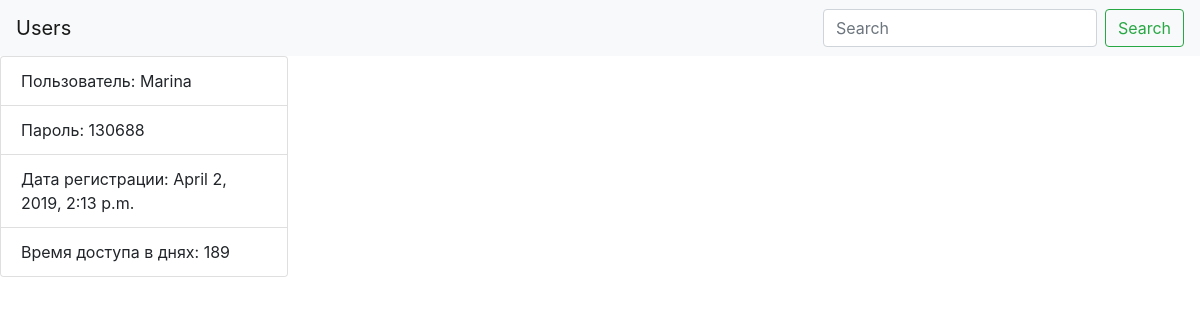
/users_list/16/, run on the app's committed database.
### user/models.py (models this page shows, shortened)
class User(models.Model):
    name=models.CharField(max_length=150, db_index=True, unique=True)
    password=models.CharField(max_length=50)
    data=models.DateTimeField(auto_now_add=True)
    access_time=models.CharField(max_length=50)
    slug=models.SlugField(max_length=50, unique=True)

### user/views.py (the view)
# urls.py: path('users_list/<str:slug>/', users_list_detail, name='user_detail_url'),
def users_list_detail(request, slug):
    user=User.objects.get(slug__iexact=slug)
    return render(request, 'user_detail.html', context={'user':user, 'slug':slug})

### user/templates/user_detail.html (shortened to what this page needs)
{% extends 'Base.html' %}
{% block content %}
    <div class="card" style="width: 18rem;">
        <ul class="list-group list-group-flush">
            <li class="list-group-item">Пользователь: {{ user.name }}</li>
            <li class="list-group-item">Пароль: {{ user.password }}</li>
            <li class="list-group-item">Дата регистрации: {{ user.data }}</li>
            <li class="list-group-item">Время доступа в днях: {{ user.access_time }}</li>
        </ul>
    </div>
{% endblock %}

### data on the page
User: name "Marina", password "130688", data "April 2, 2019, 2:13 p.m.", access_time "189"
